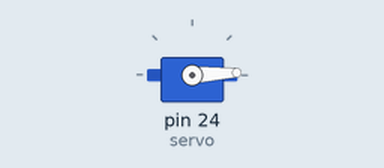
Recording of a sketch running on a simulated Arduino Mega 2560, built with avr-gcc and run on an emulated ATmega2560. Parts: servo.

Above: at 0.05 s.
At 1.35 s:
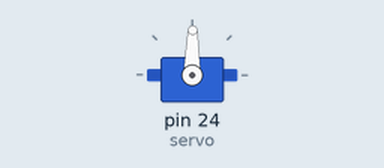
At 2.65 s:
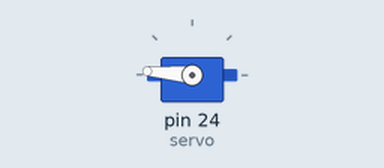
At 5.25 s:
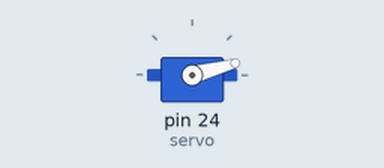
Timing chart, 0 to 7.1 s (numbered marks = the images above):
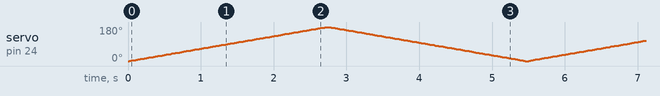

The sketch:

servomotor_module.ino
```cpp
#include <Servo.h>
Servo servo;

void setup()
{
  // 24번 핀으로 500~1500us가 0~180도에 해당하도록 함
  // 500, 2500은 RC 서보 모터 모델마다 다름
  servo.attach(24, 500, 1500);
  //1000,1500 으로 변경해보기
}

void loop()
{
  int pos;

  for(pos = 0; pos <= 180; pos += 1) {
    servo.write(pos);
    delay(15);
  }
  delay(15);
  for(pos = 180; pos>=0; pos-=1) {
    servo.write(pos);
    delay(15);
  }
}
```
